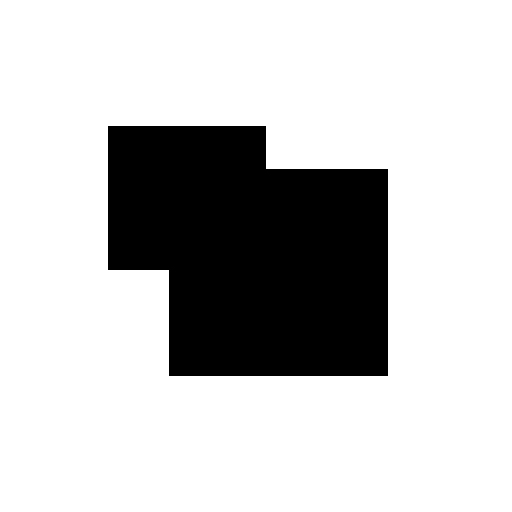
#> input picture data/CornerTest.jpg, 512 x 512 px, found by its file name
$ python 0911.py
#> lines starting #> are read from the running program, lines starting #| are printed output that depends on the picture
# 09011.py
# SIFT 특징 검출 및 디스크럽터
import cv2
import numpy as np

#1
def distance(f1, f2):
    x1, y1 = f1.pt
    x2, y2 = f2.pt
    return np.sqrt((x2 - x1)**2+ (y2 - y1)**2)

def filteringByDistance(kp, distE=0.5):
    size = len(kp)
    mask = np.arange(1,size+1).astype(bool) # all True
    for i, f1 in enumerate(kp):
        if not mask[i]:
            continue
        else: # True
            for j, f2 in enumerate(kp):
                if i == j:
                    continue
                if distance(f1, f2)<distE:
                    mask[j] = False
    np_kp = np.array(kp)
    return list(np_kp[mask])

#2
src = cv2.imread('./data/cornerTest.jpg')
#> src is the input picture: shape (512, 512, 3); min 0, max 255, mean 198.3
gray= cv2.cvtColor(src,cv2.COLOR_BGR2GRAY)

##siftF = cv2.SIFT_create()
siftF = cv2.SIFT_create(edgeThreshold = 80)

kp= siftF.detect(gray)
#> kp = 26 keypoints; strongest (x, y, size): (257, 256, 167.8), (130, 148, 35.4), (255, 137, 17.4), (277, 158, 16.8)
print('len(kp)=', len(kp))
#| len(kp)= 26

#3
kp = sorted(kp, key=lambda f: f.response, reverse=True)
##filtered_kp = list(filter(lambda f: f.response>0.01, kp))
filtered_kp = filteringByDistance(kp, 10)
#> in filteringByDistance, `size = len(kp)`: size = 26
#> the loop in filteringByDistance, `for i, f1 in enumerate(kp):` made 26 passes
#> f1 on passes 2, 4, 6, 8, 10, 12, 14, 15, 16, 17, 18, 19: keypoint at (257.3, 256.1), size 167.8, keypoint at (130.5, 147.9), size 35.4, keypoint at (254.6, 136.9), size 17.4, keypoint at (276.7, 158.2), size 16.8, keypoint at (195.3, 349.3), size 41.6, keypoint at (356, 201.3), size 50.4, keypoint at (152.6, 285.9), size 25.4, keypoint at (124.4, 252.8), size 26.4, keypoint at (124.4, 252.8), size 26.4, keypoint at (349, 210.2), size 61.1, keypoint at (349, 210.2), size 61.1, keypoint at (127.4, 248.4), size 31.4
print('len(filtered_kp)=', len(filtered_kp))
#| len(filtered_kp)= 14

kp, des = siftF.compute(gray, filtered_kp)
print('des.shape=', des.shape)
#| des.shape= (14, 128)
print('des.dtype=', des.dtype)
#| des.dtype= float32
print('des=', des)
#> (printed output is left out)

#4
dst = cv2.drawKeypoints(src, filtered_kp, None, color=(0,0,255))
for f in filtered_kp:
    x, y = f.pt
    size = f.size
    rect = ((x, y), (size, size), f.angle)
    box = cv2.boxPoints(rect).astype(np.int32)
    cv2.polylines(dst, [box], True, (0,255,0), 2)
    cv2.circle(dst, (round(x), round(y)), round(f.size/2), (255,0,0), 2)
#> this loop made 14 passes
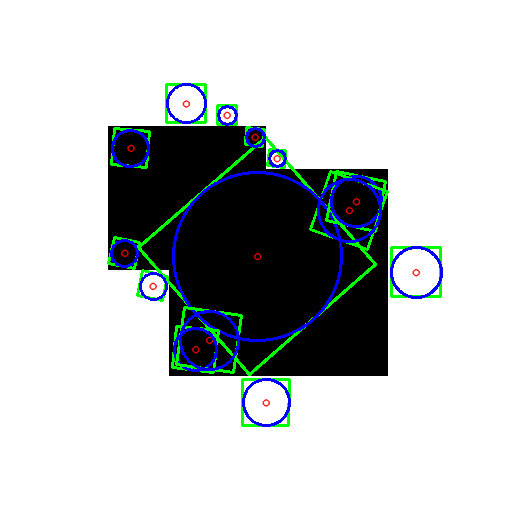
#> dst: shape (512, 512, 3); mean B, G, R 200.6, 199.7, 195.2
cv2.imshow('dst',  dst)
cv2.waitKey()
cv2.destroyAllWindows()

$ run again, with data/Heart10.jpg copied over data/CornerTest.jpg
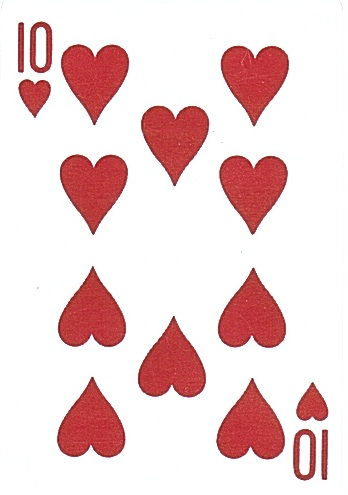
#> input picture data/Heart10.jpg, 348 x 495 px, found by its file name
#> src is the input picture: shape (495, 348, 3); mean B, G, R 211.8, 211.2, 238.2
#> `gray= cv2.cvtColor(src,cv2.COLOR_BGR2GRAY)`:
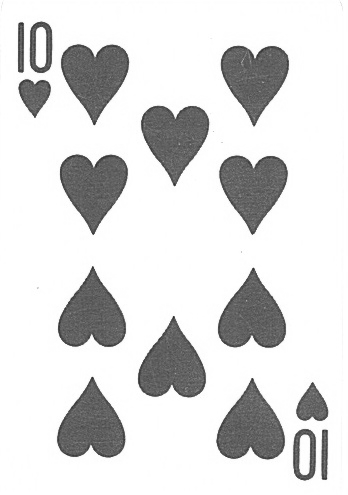
#> gray: shape (495, 348); min 39, max 255, mean 219.4
#> kp = 521 keypoints; strongest (x, y, size): (90, 427, 40.6), (92, 186, 40.5), (91, 315, 40.4), (255, 75, 41)
#| len(kp)= 521
#> size = 521
#> the loop in filteringByDistance, `for i, f1 in enumerate(kp):` made 521 passes
#> f1 on passes 2 to 4: keypoint at (92.4, 186.1), size 40.5, keypoint at (92.4, 186.1), size 40.5, keypoint at (91.1, 314.7), size 40.4
#| len(filtered_kp)= 203
#| des.shape= (203, 128)
#| des.dtype= float32
#> (printed output is left out)
#> the loop `for f in filtered_kp:` made 203 passes
#> f on passes 1 to 3: keypoint at (90.5, 426.7), size 40.6, keypoint at (92.4, 186.1), size 40.5, keypoint at (91.1, 314.7), size 40.4
#> after the loop `for f in filtered_kp:`:
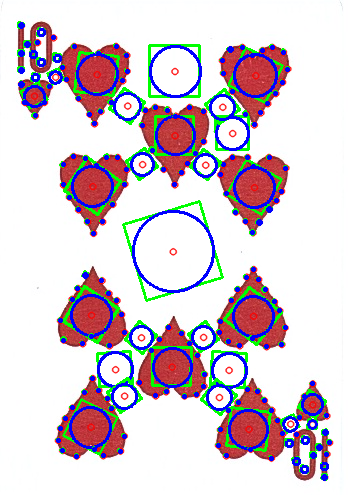
#> dst: shape (495, 348, 3); mean B, G, R 210.2, 202.5, 214.2
